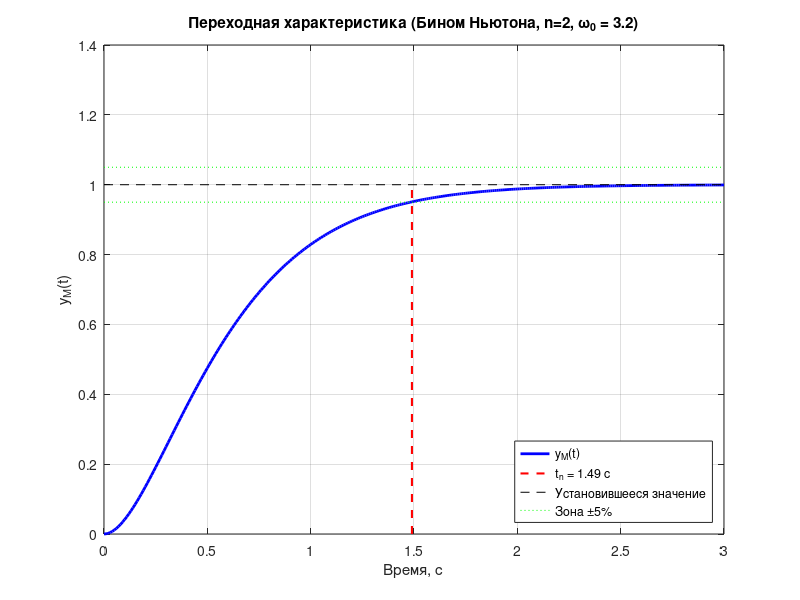

The MATLAB source for this figure:
% Параметры эталонной модели
omega_0 = 3.2;
A_m = [0 1; -omega_0^2, -2*omega_0];
B_m = [0; omega_0^2];
C_m = [1 0];
D_m = 0;

% Моделирование
model_ss = ss(A_m, B_m, C_m, D_m);
t = 0:0.01:3;
[y_m, t] = step(model_ss, t);

% Анализ времени переходного процесса
y_steady = 1;
tolerance = 0.05;
for i = length(t):-1:1
    if abs(y_m(i) - y_steady) > tolerance
        actual_t_n = t(i + 1);
        break;
    end
end

fprintf('Расчетное время t_n: 1.50 c\n');
fprintf('Фактическое время t_n: %.3f c\n', actual_t_n);
fprintf('Погрешность: %.3f c\n', abs(actual_t_n - 1.5));

% Построение графика
figure;
plot(t, y_m, 'b', 'LineWidth', 2);
grid on;
hold on;

% Отметка времени переходного процесса
plot([actual_t_n, actual_t_n], [0, 1], 'r--', 'LineWidth', 1.5);
plot([0, t(end)], [1, 1], 'k--');
plot([0, t(end)], [0.95, 0.95], 'g:');
plot([0, t(end)], [1.05, 1.05], 'g:');

title(['Переходная характеристика (Бином Ньютона, n=2, \omega_0 = ', num2str(omega_0), ')']);
xlabel('Время, с');
ylabel('y_M(t)');
legend('y_M(t)', ['t_n = ', num2str(actual_t_n, '%.2f'), ' c'], ...
       'Установившееся значение', 'Зона ±5%', 'Location', 'southeast');

